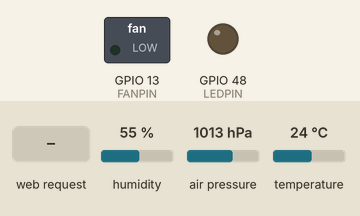
Simulated run of this program. Board: ESP32-S3. Parts: switched loads named in the program (green lamp = pin HIGH), output pins drawn as LEDs (lit = HIGH). Inputs (shaded band) come from the test bench; at power-on: humidity 55 %, air pressure 1013 hPa, temperature 24 °C. WiFi joins after 1.5 s; servers stay silent unless stated; what the program prints to the serial monitor is not drawn.

Above: at 8.3 s.
8.4 s: HTTP request GET /led/toggle received
At 9.1 s:
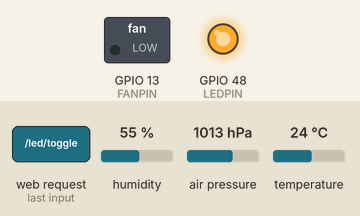
9.9 s: HTTP request GET /fan/toggle received
At 10.3 s:
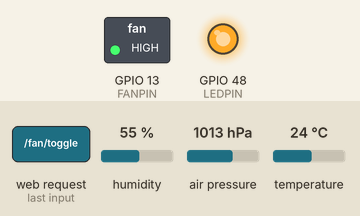
11.4 s: HTTP request GET /led/toggle received
At 12.6 s:
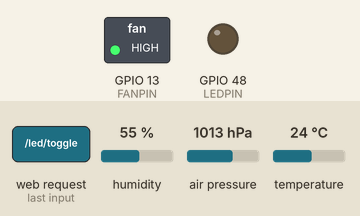
Timing chart, 0 to 14.4 s (numbered marks = the images above; inputs shaded):
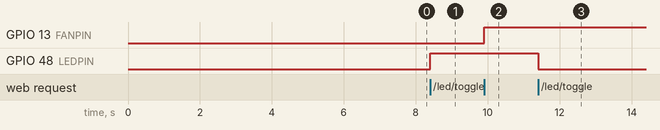

Measured:
- after the input at 8.4 s, GPIO 48 (LEDPIN): LOW → HIGH at once
- after the input at 9.9 s, GPIO 13 (FANPIN): LOW → HIGH at once
- after the input at 11.4 s, GPIO 48 (LEDPIN): HIGH → LOW at once

The program:

main.cpp
```cpp
//Include required libraries for the ESP32, WiFi, and sensor drivers
#include <Arduino.h>
#include <WiFi.h>
#include <Arduino_JSON.h>
#include <Adafruit_BMP280.h>
#include <Adafruit_Sensor.h>
#include <Adafruit_AHTX0.h>

//////////////////////////////////
//Wifi Network Configuration
//change these to match your nework
const char SSID[] = "AX3000";
const char PASSWORD[] = "LemontIselin49BI";
///////////////////////////////////

WiFiServer manualServer(80);
// Creates a simple socket server on port 80. Unlike AsyncWebServer,
// this requires manually handling all HTTP parsing.


// json variable to hold sensor readings
JSONVar readings;

// create sensor objects for the AHT and BMP sensors
Adafruit_AHTX0 aht;
Adafruit_BMP280 bmp; //BMP280 connect to ESP =32 I2C (GPIO 21 = SDA, GPIO)

///// Define GPIO pins ///////
const byte LEDPIN = LED_BUILTIN; //Built-in LED (onboard ESP32 LED)
const byte FANPIN = 13; //GPIO 13 for a fan
String ledState;
String fanState;
//////////////////////////////

//---------------------------------------------
//Initialise BMP280 sensor
void initBMP()
{
  //0x77 is the defualt I2C address for the BMP280 sensor
  // If wiring is wrong or the sensor is unconnected,.begin() will fail
  if (!bmp.begin(0x77))
  {
    Serial.println("Couldn't find the BMP280 sensor, check wiring!");
  } else {
    Serial.println("BMP280 sensor found and initialised.");
    bmp.readTemperature();
  } //no infinite loop here so program will just continue without a BMP280 sensor
}

// Initialise AHT sensor
void initAHT() {
  if (!aht.begin()) {
    Serial.println("Couldn't find the AHT sensor, check wiring!");
  } else {
    Serial.println("AHT sensor found and initialised.");
    sensors_event_t humidity, temperature;
    aht.getEvent(&humidity, &temperature); // dummy read (to help the sensor wake up first)
  }
}

// Retrieve Sensor readings and return JSON object
String getSensorReadings()
{
  readings["temperature"] = String(bmp.readTemperature()); //Needs to be divided by 2, unsure why
  readings["pressure"] = String(bmp.readPressure() / 100.0F); // BMP280 pressure

  //Add AHT humitidy and temperature to JSON
  sensors_event_t humidity, temperature;
  aht.getEvent(&humidity, &temperature);
  readings["aht_temp"] = String(temperature.temperature);
  readings["humidity"] = String(humidity.relative_humidity);

  String jsonString = JSON.stringify(readings);
  return jsonString;
}

// initialize Wifi
void initWifi()
{
  WiFi.mode(WIFI_STA);    //Station mode, where the ESP32 connects to a router
  WiFi.begin(SSID, PASSWORD); //SSID and password that were stored as constants
  Serial.print("Connecting to Wifi....");
  while (WiFi.status() != WL_CONNECTED) //Loop until connected
  {
    Serial.print('.');   //every 1 second paste a "." so it shows its waiting still trying to connect
    delay(1000);
  } //Once connected print the SSID, and device IP address
  Serial.println("Connected to ");
  Serial.println(SSID);
  Serial.print("Use http://"); //URL to paste into browser
  Serial.println(WiFi.localIP());
}

// Return the state of the physical LED when called on
String processor(const String &VAR)
{
  if (VAR == "STATE")
  {
    if (digitalRead(LEDPIN))
    {
      ledState = "ON";
    }
    else
    {
      ledState = "OFF";
    }
    return ledState;
  }
  return String();
}

//------------------------------------------------
// run start up code and server requests
void setup()
{
  pinMode(FANPIN, OUTPUT);  //Set fan pin as output
  digitalWrite(FANPIN, LOW); // start with fan off

  pinMode(LEDPIN, OUTPUT); //Set LED pin as output
  Serial.begin(115200); //Start serial monitor for debugging
  while (!Serial)
  {
    delay(5000); // to let serial catch up
  }

  initWifi(); // Connect to Wifi
  manualServer.begin(); // Start the manual socket server

  delay(50); //Warm up each sensor one at a time before initialising
  initBMP(); // Initialise BMP280
  delay(50);
  initAHT(); // Initialise AHT sensor

  delay(5000); //Startup delay for reliability
}

//---------------------------------------
// loop for manual client handling
void loop()
{ //check if anyone has cconnected to the ESP32
  WiFiClient client = manualServer.available(); // Changed to match correct server


  // Serial.println(client);
  if (client)
  {
    Serial.println("new client");
    //varialbe to hold any incoming data from the browser/client
    String currentLine = ""; //Holds the currentline of HTTP request


    //while they are connected
    while (client.connected())
    {
      if (client.available())
      {
        // another variable to hold any incoming data from browser/client
        char c = client.read(); //Read one character at a time
        Serial.write(c); // Print raw requestr to serial for debugging

        ///////////////////////////////////////
        // if browser sent a new line character
        if (c == '\n')
         {
          //Check if request was for toggling LED or FAN
        if (currentLine.indexOf("GET /led/toggle") >= 0) {
           digitalWrite(LEDPIN, !digitalRead(LEDPIN)); //Toggle LED state
        }
        if (currentLine.indexOf("GET /fan/toggle") >= 0) {   //Toggle fan state
        digitalWrite(FANPIN, !digitalRead(FANPIN));
        }
        //If line is empty, it means end of HTTP request header
          if (currentLine.length() == 0)
          {
            // HTTP code for a webpage after some initial search
            client.println("HTTP/1.1 200 OK");
            client.println("Content-Type: text/html");
            client.println("Connection: close");
            client.println("Refresh: 5"); //auto-refresh page every 5 seconds
            client.println();
            client.println("<!DOCTYPE HTML>");

            // Serve a simple HTML page with sensor readings and control buttons
            client.println("<html>"); //html structure
            client.println("<head>"); //html structure
            //<head contains title and styles
            client.println("<meta charset='UTF-8'>");
            client.println("<meta name='viewport' content='width=device-width, initial-scale=1'>");
            client.println("<title>PC AMBIENT MONITOR</title>");

            //added this script at the beggining to apply the saved theme early
            client.println("<script>");
            client.println("(function(){");
            client.println(" var theme = localStorage.getItem('theme');");
            client.println(" if(theme){ document.documentElement.className = theme; }");
            client.println("})();");
            client.println("</script>");

            //CSS styling
            client.println("<style>"); //html structure
            client.println("body {font-family: Arial; margin:0; min-height: 100vh; display: flex; flex-direction: column; justify-content: center; align-items: center; transition: 0.3s, color 0.3s }");
            //Dark and light ui options
            client.println("html.dark { background-color: #1e1e2f; color: white; }");
            client.println("html.light { background-color: #f4f4f4; color: black; }");
            client.println(".navbar {width: 100%; padding: 20px; border-radius: 12px; box-shadow: 0 4px 10px rgba(0,0,0,0.3); text-align: center; width: 300px; }");
            client.println(".box { background-color: #2a2a40; color: white; padding: 20px; border-radius: 12px; box-shadow: 0 4px 10px rgba(0,0,0,0.3); text-align: center; width: 300px; }");
            client.println(".reading { font-size: 28px; margin: 10px 0; }");
            client.println("button {padding: 10px 20px; margin: 10px 0; }");
            client.println("</style>"); //html
            client.println("</head>"); //html structure

            // Start of HTML body (this stops the server from forcing the dark theme everytime
            client.println("<body>");
            client.println("<div class='navbar'><h1>PC Ambient Monitor</h1></div>");
            client.println("<div class='box'>");

            // Display BMP280 readings
            float temp = bmp.readTemperature();
            float pres = bmp.readPressure() / 100.0F;
            client.printf("<div class='reading'>Temp (1): %.2f &deg;C</div>", temp);
            client.printf("<div class='reading'>Pressure: %.1f hPa</div>", pres);

            // Display AHT readings
            sensors_event_t humidity, temperature;
            aht.getEvent(&humidity, &temperature);  // populate temp and humidity objects
            client.printf("<div class='reading'>Temp (2): %.2f &deg;C</div>", temperature.temperature);
            client.printf("<div class='reading'>Humidity: %.1f %%</div>", humidity.relative_humidity);

            //Buttons for LED theme, and FAN
            client.println("<button onclick=\"toggleLED()\">Toggle LED</button>");
            client.println("<button onclick=\"toggleTheme()\">Toggle Theme</button>");
            client.println("<button onclick=\"toggleFan()\">Toggle Fan</button>");
            client.println("</div>");

            // JavaScript functions to send fetch requests for toggling LED, fan, and theme
            client.println("<script>"); //====SCRIPT====
            client.println("function toggleFan(){ fetch('/fan/toggle'); }");
            client.println("function toggleLED(){ fetch('/led/toggle'); }");
            client.print("function toggleTheme(){");
            client.println(" var newTheme = document.documentElement.classList.contains('dark') ? 'light' : 'dark';");
            client.println("localStorage.setItem('theme', newTheme);");
            client.println("}");
            client.println("window.onload = function(){ let theme = localStorage.getItem('theme'); if(theme){ document.body.className = theme; } }");
            client.println("</script>"); //==SCRIPT====

            client.println("</body>");
            client.println("</html>");

            break;  //Exit loop after serving page
          }
          else
          {
            currentLine = ""; // Reset line buffer
          }
        }
        else if (c != '\r')
        {
          currentLine += c; // Add character to currentLine (building the HTTP request )
        }
      }
    }
    client.stop(); // Close connection after serving response
    Serial.println("client disconnected");
  }
}
```
